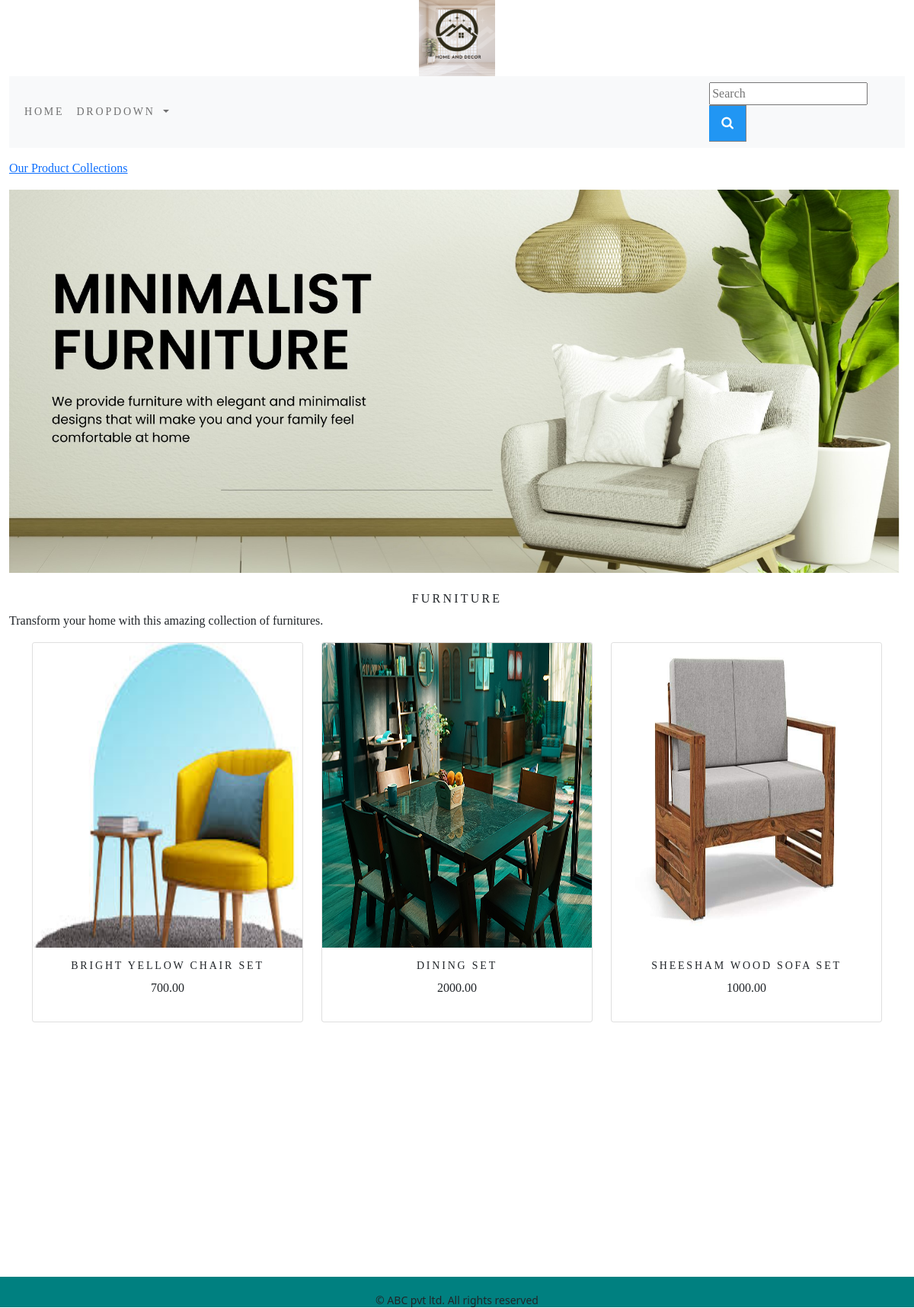
Page /ecom/furniture/ on the committed database.
### ecom_app/models.py (models this page shows, shortened)
class Category(models.Model):
    name = models.CharField(max_length=250, unique=True)
    slug = models.SlugField(max_length=250, unique=True)
    description = models.TextField(blank=True)
    image = models.ImageField(upload_to='category', blank=True)
    class Meta:
        ordering = ('name',)
        verbose_name = 'category'
        verbose_name_plural = 'categories'
    def get_url(self):
        return reverse('ecom_app:products_by_category', args=[self.slug])

class Product(models.Model):
    name = models.CharField(max_length=250, unique=True)
    slug = models.SlugField(max_length=250, unique=True)
    description = models.TextField(blank=True)
    price = models.DecimalField(max_digits=10, decimal_places=2)
    category = models.ForeignKey(Category, on_delete=models.CASCADE)
    image = models.ImageField(upload_to='product', blank=True)
    stock = models.IntegerField()
    available = models.BooleanField(default=True)
    created = models.DateTimeField(auto_now_add=True)
    updated = models.DateTimeField(auto_now=True)
    def get_url(self):
        return reverse('ecom_app:prodCatdetail', args=[self.category.slug, self.slug])
    class Meta:
        ordering = ('name',)
        verbose_name = 'product'
        verbose_name_plural = 'products'

### ecom_app/views.py (the view)
# urls.py: path('', views.allProductCat, name='allProductCat'),
def allProductCat(request, c_slug=None):
    c_page = None
    products_list = None
    if c_slug is not None:
        c_page = get_object_or_404(Category, slug=c_slug)
        products_list = Product.objects.all().filter(category=c_page, available=True)
    else:
        products_list = Product.objects.all().filter(available=True)
    paginator = Paginator(products_list, 6)
    try:
        page = int(request.GET.get('page', '1'))
    except:
        page = 1
    try:
        products = paginator.page(page)
    except (EmptyPage, InvalidPage):
        products = paginator.page(paginator.num_pages)
    return render(request, "category.html", {'category': c_page, 'products': products})

### cart/context_processors.py (called while the page is built)
def counter(request):
    item_count = 0
    if 'admin' in request.path:
        return {}
    else:
        try:
            cart = Cart.objects.filter(cart_id=cart_id(request))
            cart_items = CartItem.objects.all().filter(cart=cart[:1])
            for cart_item in cart_items:
                item_count += cart_item.quantity
        except Cart.DoesNotExist:
            item_count = 0
    return dict(item_count=item_count)

### cart/views.py (called while the page is built)
def cart_id(request):
    cart = request.session.session_key
    if not cart:
        cart = request.session.create()
    return cart

### ecom_app/context_processors.py (called while the page is built)
def menu_links(request):
    links = Category.objects.all()
    return dict(links=links)

### templates/category.html (shortened to what this page needs)
{% extends 'base.html' %}
{% load static %}
{% block content %}
    {% if category %}
<div xmlns="http://www.w3.org/1999/html">
        <div class="row my_row_class">
            <div class="mx-auto">
                <p><a href="{% url 'ecom_app:allProductCat' %}">Our Product Collections</a></p>
            </div>
        </div>
    </div>
    {% endif %}
    <div class="mx_auto">
        {% if category %}
            <img class="my_image" src="{{category.image.url}}" alt="{{category.name}}">
    </div>
    <br>
    <div>
        <h1 class="text-center my_title">{{category.name}}</h1>
        <p class="text-justify">{{category.description}}</p>
    </div>
        {% endif %}
    <div class="container">
        <div class="row mx_auto">
            {% for product in products.object_list %}
            <div class="my_bottom_margin col-9 col-sm-12 col-md-4 col-lg-4">
                <div class="card text-center" style="min-width:18rem;">
                    <a href="{{product.get_url}}"><img class="card-img-top my_product_image" src="{{product.image.url}}" alt="{{product.name}}"></a>
                    <div class="card-body">
                        <h4>{{product.name}}</h4>
                        <p>{{product.price}}</p>
                    </div>
                </div>
            </div>
            {% endfor %}
        </div>
        <br>
    </div>
{% endblock %}

### static/css/custom.css (style rules this page uses)
.my_row_class { padding-top : 15px; }
.my_image { width : 100%; height : 25%; }
.my_product_image { width : 200px; height : 400px; }
.my_title { font-size : 16px; text-transform : uppercase; letter-spacing : .2em; }
.my_bottom_margin { margin-bottom : 10px; }
.card-body h4 { font-size : 14px; text-transform : uppercase; letter-spacing : .2em; }

### rows in the picture
Category: image (picture), name "FURNITURE", description "Transform your home with this amazing collection of furnitures."
Product: image (picture), name "BRIGHT YELLOW CHAIR SET", price "700.00"
Product: image (picture), name "DINING SET", price "2000.00"
Product: image (picture), name "SHEESHAM WOOD SOFA SET", price "1000.00"
